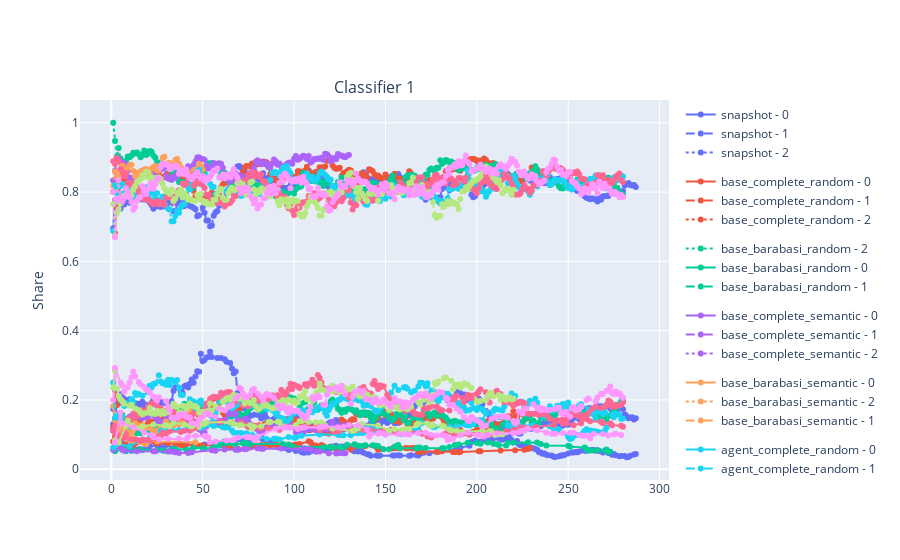

Notebook code cell kept with this figure:
### Code cell
RunEvaluation.compare_runs_content_over_time(runs=runs, classifiers=[davidson_classifier["classifier"]], running_average=True, window_size=15)

### Figure 1 — Plotly figure (JSON) as saved in the notebook; plotly's stock layout.template omitted (floating-point values rounded to 4 significant figures; data arrays with more than 128 entries replaced by an {"elided": "..."} marker saying what was removed)
{"data": [{"legendgroup": "snapshot", "line": {"color": "#636EFA", "dash": "solid"}, "marker": {"color": "#636EFA"}, "mode": "lines+markers", "name": "snapshot - 0", "showlegend": true, "type": "scatter", "x": {"elided": "161 int values"}, "xaxis": "x", "y": {"elided": "161 float values"}, "yaxis": "y"}, {"legendgroup": "snapshot", "line": {"color": "#636EFA", "dash": "dash"}, "marker": {"color": "#636EFA"}, "mode": "lines+markers", "name": "snapshot - 1", "showlegend": true, "type": "scatter", "x": {"elided": "268 int values"}, "xaxis": "x", "y": {"elided": "268 float values"}, "yaxis": "y"}, {"legendgroup": "snapshot", "line": {"color": "#636EFA", "dash": "dot"}, "marker": {"color": "#636EFA"}, "mode": "lines+markers", "name": "snapshot - 2", "showlegend": true, "type": "scatter", "x": {"elided": "286 int values"}, "xaxis": "x", "y": {"elided": "286 float values"}, "yaxis": "y"}, {"legendgroup": "base_complete_random", "line": {"color": "#EF553B", "dash": "solid"}, "marker": {"color": "#EF553B"}, "mode": "lines+markers", "name": "base_complete_random - 0", "showlegend": true, "type": "scatter", "x": [1, 2, 8, 11, 12, 17, 23, 24, 25, 31, 35, 36, 38, 40, 41, 45, 47, 50, 56, 60, 65, 69, 73, 76, 78, 79, 80, 82, 85, 87, 90, 92, 98, 100, 101, 102, 103, 108, 109, 110, 112, 115, 116, 120, 122, 123, 125, 131, 135, 138, 139, 145, 146, 148, 154, 155, 156, 158, 161, 162, 164, 165, 166, 168, 171, 178, 179, 181, 187, 188, 190, 191, 201, 202, 213, 221, 226, 228, 229], "xaxis": "x", "y": [0.12, 0.09125, 0.07093, 0.06709, 0.06544, 0.08017, 0.08062, 0.0779, 0.07429, 0.0752, 0.07341, 0.0725, 0.06949, 0.06691, 0.0727, 0.06841, 0.069, 0.06945, 0.07019, 0.06917, 0.06283, 0.05994, 0.05892, 0.06256, 0.06726, 0.06849, 0.06635, 0.06968, 0.07097, 0.06738, 0.07057, 0.06914, 0.06914, 0.07025, 0.07106, 0.07017, 0.07306, 0.08082, 0.07767, 0.07092, 0.06854, 0.0697, 0.06732, 0.06577, 0.06228, 0.05805, 0.05864, 0.05788, 0.06636, 0.0671, 0.06684, 0.06446, 0.05646, 0.05808, 0.06063, 0.06177, 0.06075, 0.06047, 0.06141, 0.06071, 0.06107, 0.05971, 0.06151, 0.0497, 0.05002, 0.04971, 0.05045, 0.05195, 0.05, 0.05, 0.0492, 0.04971, 0.05194, 0.05182, 0.05411, 0.05459, 0.05647, 0.0583, 0.0612], "yaxis": "y"}, {"legendgroup": "base_complete_random", "line": {"color": "#EF553B", "dash": "dash"}, "marker": {"color": "#EF553B"}, "mode": "lines+markers", "name": "base_complete_random - 1", "showlegend": true, "type": "scatter", "x": {"elided": "208 int values"}, "xaxis": "x", "y": {"elided": "208 float values"}, "yaxis": "y"}, {"legendgroup": "base_complete_random", "line": {"color": "#EF553B", "dash": "dot"}, "marker": {"color": "#EF553B"}, "mode": "lines+markers", "name": "base_complete_random - 2", "showlegend": true, "type": "scatter", "x": {"elided": "230 int values"}, "xaxis": "x", "y": {"elided": "230 float values"}, "yaxis": "y"}, {"legendgroup": "base_barabasi_random", "line": {"color": "#00CC96", "dash": "dot"}, "marker": {"color": "#00CC96"}, "mode": "lines+markers", "name": "base_barabasi_random - 2", "showlegend": true, "type": "scatter", "x": {"elided": "280 int values"}, "xaxis": "x", "y": {"elided": "280 float values"}, "yaxis": "y"}, {"legendgroup": "base_barabasi_random", "line": {"color": "#00CC96", "dash": "solid"}, "marker": {"color": "#00CC96"}, "mode": "lines+markers", "name": "base_barabasi_random - 0", "showlegend": true, "type": "scatter", "x": [2, 7, 8, 10, 13, 16, 25, 28, 29, 32, 33, 35, 41, 44, 45, 50, 51, 55, 56, 58, 59, 60, 62, 63, 66, 67, 68, 72, 73, 74, 76, 94, 97, 99, 115, 116, 119, 120, 122, 125, 127, 129, 133, 134, 135, 137, 139, 143, 144, 145, 146, 149, 152, 155, 156, 157, 158, 167, 168, 169, 172, 181, 182, 185, 188, 190, 195, 200, 202, 206, 209, 211, 212, 216, 217, 220, 228, 233, 235, 238, 250, 251, 259, 260, 261, 263, 266, 270, 271, 272, 273], "xaxis": "x", "y": [0.05263, 0.05757, 0.05227, 0.05843, 0.05415, 0.05703, 0.0551, 0.05389, 0.05319, 0.05204, 0.05741, 0.05818, 0.05645, 0.05689, 0.06198, 0.06049, 0.05871, 0.05963, 0.06403, 0.06897, 0.06754, 0.07575, 0.07539, 0.07499, 0.07524, 0.0745, 0.07273, 0.07511, 0.077, 0.07129, 0.0726, 0.07278, 0.07155, 0.06647, 0.06136, 0.06315, 0.06315, 0.06419, 0.06364, 0.06394, 0.06119, 0.07103, 0.07182, 0.06823, 0.06752, 0.06709, 0.06929, 0.0692, 0.06753, 0.06761, 0.06693, 0.05745, 0.05791, 0.06521, 0.067, 0.06975, 0.06076, 0.06054, 0.06251, 0.06195, 0.06161, 0.06036, 0.06076, 0.06433, 0.06979, 0.07169, 0.07613, 0.076, 0.0735, 0.07706, 0.07357, 0.07284, 0.07007, 0.06866, 0.07564, 0.07633, 0.07776, 0.0772, 0.07287, 0.06837, 0.06781, 0.06465, 0.06276, 0.05804, 0.05411, 0.05411, 0.05451, 0.05441, 0.05694, 0.05027, 0.05053], "yaxis": "y"}, {"legendgroup": "base_barabasi_random", "line": {"color": "#00CC96", "dash": "dash"}, "marker": {"color": "#00CC96"}, "mode": "lines+markers", "name": "base_barabasi_random - 1", "showlegend": true, "type": "scatter", "x": {"elided": "246 int values"}, "xaxis": "x", "y": {"elided": "246 float values"}, "yaxis": "y"}, {"legendgroup": "base_complete_semantic", "line": {"color": "#AB63FA", "dash": "solid"}, "marker": {"color": "#AB63FA"}, "mode": "lines+markers", "name": "base_complete_semantic - 0", "showlegend": true, "type": "scatter", "x": [1, 5, 6, 7, 14, 23, 24, 31, 33, 35, 37, 42, 44, 55, 57, 62, 68, 69, 70, 73, 74, 80, 82, 83, 93, 105, 106, 109, 112, 114, 119, 123, 125, 127, 128], "xaxis": "x", "y": [0.05556, 0.06349, 0.05566, 0.05311, 0.05158, 0.05175, 0.0523, 0.05144, 0.05128, 0.04872, 0.04713, 0.04667, 0.049, 0.05502, 0.05338, 0.05708, 0.05613, 0.05624, 0.05691, 0.05759, 0.05824, 0.0606, 0.05948, 0.05904, 0.05955, 0.05955, 0.05916, 0.05773, 0.0508, 0.05101, 0.04627, 0.04579, 0.04718, 0.04604, 0.04604], "yaxis": "y"}, {"legendgroup": "base_complete_semantic", "line": {"color": "#AB63FA", "dash": "dash"}, "marker": {"color": "#AB63FA"}, "mode": "lines+markers", "name": "base_complete_semantic - 1", "showlegend": true, "type": "scatter", "x": [1, 2, 3, 4, 5, 6, 8, 9, 10, 11, 12, 13, 14, 16, 17, 18, 19, 20, 21, 22, 23, 24, 25, 26, 27, 28, 29, 30, 31, 32, 33, 35, 36, 37, 38, 39, 40, 41, 43, 44, 45, 46, 48, 49, 50, 51, 52, 53, 54, 57, 58, 59, 60, 61, 62, 63, 64, 65, 66, 67, 68, 69, 70, 71, 72, 73, 74, 75, 76, 77, 79, 81, 82, 83, 85, 86, 87, 88, 89, 90, 91, 93, 94, 95, 96, 97, 98, 99, 100, 101, 102, 103, 105, 106, 107, 109, 112, 113, 114, 115, 116, 118, 119, 120, 121, 122, 124, 127, 128], "xaxis": "x", "y": [0.1111, 0.1111, 0.08995, 0.09246, 0.08825, 0.1002, 0.1079, 0.1291, 0.1518, 0.1539, 0.1581, 0.1532, 0.1519, 0.1476, 0.1477, 0.149, 0.1499, 0.1498, 0.1598, 0.1595, 0.1558, 0.153, 0.1431, 0.1375, 0.1378, 0.1286, 0.1298, 0.1474, 0.1504, 0.1522, 0.1501, 0.1469, 0.1483, 0.1358, 0.1344, 0.1357, 0.1367, 0.1414, 0.1353, 0.1338, 0.1379, 0.1325, 0.1153, 0.1126, 0.1061, 0.1065, 0.1236, 0.1313, 0.1322, 0.1353, 0.1343, 0.1403, 0.1365, 0.14, 0.1421, 0.1427, 0.1612, 0.1636, 0.1604, 0.1586, 0.1611, 0.1416, 0.1369, 0.1387, 0.138, 0.1454, 0.1436, 0.1371, 0.1301, 0.1217, 0.1166, 0.1068, 0.1007, 0.1062, 0.1223, 0.1261, 0.13, 0.13, 0.1278, 0.1312, 0.1331, 0.1272, 0.1275, 0.1249, 0.1271, 0.1271, 0.1271, 0.1251, 0.1213, 0.1068, 0.1113, 0.1094, 0.1041, 0.116, 0.115, 0.1168, 0.1121, 0.1183, 0.1161, 0.1125, 0.1197, 0.115, 0.114, 0.1281, 0.1372, 0.1226, 0.1249, 0.1279, 0.1187], "yaxis": "y"}, {"legendgroup": "base_complete_semantic", "line": {"color": "#AB63FA", "dash": "dot"}, "marker": {"color": "#AB63FA"}, "mode": "lines+markers", "name": "base_complete_semantic - 2", "showlegend": true, "type": "scatter", "x": {"elided": "130 int values"}, "xaxis": "x", "y": {"elided": "130 float values"}, "yaxis": "y"}, {"legendgroup": "base_barabasi_semantic", "line": {"color": "#FFA15A", "dash": "solid"}, "marker": {"color": "#FFA15A"}, "mode": "lines+markers", "name": "base_barabasi_semantic - 0", "showlegend": true, "type": "scatter", "x": [1, 2, 3, 4, 7, 8, 11, 12, 14, 16, 18, 19, 20, 25, 46], "xaxis": "x", "y": [0.1818, 0.1409, 0.1242, 0.1024, 0.09195, 0.08774, 0.08314, 0.08316, 0.08186, 0.07844, 0.07526, 0.07246, 0.08227, 0.07997, 0.07797], "yaxis": "y"}, {"legendgroup": "base_barabasi_semantic", "line": {"color": "#FFA15A", "dash": "dot"}, "marker": {"color": "#FFA15A"}, "mode": "lines+markers", "name": "base_barabasi_semantic - 2", "showlegend": true, "type": "scatter", "x": [1, 2, 3, 4, 5, 6, 7, 8, 9, 10, 11, 12, 13, 14, 15, 16, 17, 18, 19, 20, 21, 22, 23, 24, 25, 26, 27, 28, 29, 30, 31, 32, 33, 34, 35, 36, 37, 38, 39, 40, 41, 42, 43, 44, 45, 46, 47, 48, 49, 50], "xaxis": "x", "y": [0.8182, 0.8591, 0.8455, 0.8285, 0.8517, 0.8764, 0.8655, 0.8657, 0.87, 0.8774, 0.8785, 0.8608, 0.8459, 0.8467, 0.8569, 0.8595, 0.8567, 0.863, 0.8667, 0.8571, 0.854, 0.8674, 0.8721, 0.8754, 0.8624, 0.8624, 0.8758, 0.898, 0.902, 0.8811, 0.8832, 0.8837, 0.8717, 0.8789, 0.8922, 0.8953, 0.8819, 0.8713, 0.864, 0.8617, 0.8517, 0.8554, 0.848, 0.8536, 0.8629, 0.8637, 0.8672, 0.8816, 0.8745, 0.8654], "yaxis": "y"}, {"legendgroup": "base_barabasi_semantic", "line": {"color": "#FFA15A", "dash": "dash"}, "marker": {"color": "#FFA15A"}, "mode": "lines+markers", "name": "base_barabasi_semantic - 1", "showlegend": true, "type": "scatter", "x": [3, 4, 5, 7, 8, 9, 10, 11, 12, 13, 14, 16, 17, 18, 19, 21, 23, 24, 25, 26, 27, 29, 30, 31, 32, 33, 34, 37, 38, 39, 40, 41, 42, 43, 45, 46, 47, 48, 49, 50], "xaxis": "x", "y": [0.09091, 0.138, 0.1105, 0.1204, 0.1097, 0.1073, 0.09987, 0.09433, 0.1116, 0.1338, 0.1281, 0.1254, 0.1267, 0.1208, 0.1211, 0.118, 0.1099, 0.1092, 0.1125, 0.1155, 0.118, 0.1199, 0.137, 0.1277, 0.1146, 0.1276, 0.1252, 0.129, 0.1409, 0.1428, 0.1589, 0.1721, 0.1742, 0.1683, 0.1723, 0.1668, 0.1668, 0.1493, 0.153, 0.153], "yaxis": "y"}, {"legendgroup": "agent_complete_random", "line": {"color": "#19D3F3", "dash": "solid"}, "marker": {"color": "#19D3F3"}, "mode": "lines+markers", "name": "agent_complete_random - 0", "showlegend": true, "type": "scatter", "x": [1, 3, 10, 17, 21, 26, 27, 31, 32, 33, 37, 41, 43, 48, 49, 50, 51, 53, 56, 61, 64, 66, 67, 69, 71, 74, 77, 79, 80, 81, 85, 89, 90, 92, 97, 100, 101, 104, 114, 124, 125, 127, 131, 133, 135, 137, 138, 139, 141, 143, 144, 147, 152, 156, 158, 159, 160, 164, 165, 166, 168, 170, 176, 177, 185, 189, 194, 196, 198, 199, 201, 203, 205, 211, 212, 216, 217, 218, 220, 221, 223, 230, 231, 240, 242, 244, 245, 250, 251, 252, 253, 255, 258, 259, 260, 262, 264, 265, 266, 268, 270, 271], "xaxis": "x", "y": [0.0625, 0.07292, 0.06615, 0.08533, 0.09049, 0.09624, 0.1111, 0.118, 0.1123, 0.1136, 0.1134, 0.1178, 0.1227, 0.1191, 0.1195, 0.1274, 0.126, 0.1281, 0.1246, 0.1214, 0.1204, 0.1119, 0.1052, 0.1049, 0.1049, 0.1036, 0.09852, 0.09381, 0.0946, 0.09368, 0.08762, 0.08821, 0.08778, 0.08589, 0.09283, 0.09055, 0.09135, 0.09643, 0.1006, 0.09967, 0.09874, 0.0978, 0.0978, 0.1056, 0.1048, 0.1048, 0.1056, 0.1172, 0.1197, 0.1137, 0.113, 0.1119, 0.1098, 0.105, 0.1017, 0.1021, 0.1065, 0.1058, 0.1115, 0.1104, 0.1127, 0.1338, 0.1227, 0.1221, 0.1217, 0.1239, 0.1278, 0.1265, 0.1296, 0.1421, 0.1413, 0.1413, 0.1613, 0.1518, 0.15, 0.1477, 0.1266, 0.1247, 0.1226, 0.1226, 0.127, 0.1247, 0.1254, 0.1242, 0.1171, 0.1163, 0.1138, 0.09315, 0.08733, 0.08969, 0.09612, 0.0989, 0.1035, 0.1107, 0.1155, 0.1118, 0.1102, 0.1079, 0.1079, 0.1051, 0.1107, 0.1203], "yaxis": "y"}, {"legendgroup": "agent_complete_random", "line": {"color": "#19D3F3", "dash": "dash"}, "marker": {"color": "#19D3F3"}, "mode": "lines+markers", "name": "agent_complete_random - 1", "showlegend": true, "type": "scatter", "x": {"elided": "214 int values"}, "xaxis": "x", "y": {"elided": "214 float values"}, "yaxis": "y"}, {"legendgroup": "agent_complete_random", "line": {"color": "#19D3F3", "dash": "dot"}, "marker": {"color": "#19D3F3"}, "mode": "lines+markers", "name": "agent_complete_random - 2", "showlegend": true, "type": "scatter", "x": {"elided": "280 int values"}, "xaxis": "x", "y": {"elided": "280 float values"}, "yaxis": "y"}, {"legendgroup": "agent_barabasi_random", "line": {"color": "#FF6692", "dash": "solid"}, "marker": {"color": "#FF6692"}, "mode": "lines+markers", "name": "agent_barabasi_random - 0", "showlegend": true, "type": "scatter", "x": [1, 3, 4, 5, 6, 7, 10, 13, 14, 16, 17, 18, 20, 21, 22, 25, 26, 27, 28, 29, 30, 32, 38, 40, 43, 45, 47, 49, 60, 66, 71, 74, 80, 81, 82, 86, 92, 96, 105, 112, 114, 118, 122, 124, 125, 131, 134, 138, 141, 142, 149, 153, 155, 158, 159, 161, 169, 170, 173, 175, 182, 183, 187, 189, 196, 207, 211, 216, 220, 221, 224, 226, 232, 242, 243, 247, 249, 253, 257, 258, 260, 262, 268, 269, 273, 274, 279, 280], "xaxis": "x", "y": [0.1111, 0.08889, 0.09101, 0.09603, 0.09501, 0.09199, 0.08679, 0.08636, 0.08417, 0.082, 0.08591, 0.08365, 0.08421, 0.08469, 0.08857, 0.08722, 0.0949, 0.09596, 0.1052, 0.1031, 0.1035, 0.1093, 0.1073, 0.1112, 0.1109, 0.1174, 0.1195, 0.1335, 0.1369, 0.1335, 0.1341, 0.1261, 0.1248, 0.1192, 0.119, 0.1186, 0.113, 0.1228, 0.1219, 0.1235, 0.1124, 0.1197, 0.108, 0.1096, 0.1119, 0.1135, 0.1123, 0.1136, 0.1099, 0.1118, 0.1122, 0.1138, 0.1072, 0.1081, 0.1114, 0.1122, 0.1044, 0.1021, 0.0947, 0.09192, 0.1003, 0.1029, 0.1029, 0.1006, 0.09984, 0.09984, 0.1054, 0.1098, 0.1126, 0.114, 0.1207, 0.1207, 0.122, 0.1278, 0.1389, 0.1318, 0.1318, 0.1269, 0.1329, 0.1448, 0.1453, 0.1387, 0.1371, 0.1326, 0.1326, 0.1267, 0.1259, 0.1226], "yaxis": "y"}, {"legendgroup": "agent_barabasi_random", "line": {"color": "#FF6692", "dash": "dot"}, "marker": {"color": "#FF6692"}, "mode": "lines+markers", "name": "agent_barabasi_random - 2", "showlegend": true, "type": "scatter", "x": {"elided": "280 int values"}, "xaxis": "x", "y": {"elided": "280 float values"}, "yaxis": "y"}, {"legendgroup": "agent_barabasi_random", "line": {"color": "#FF6692", "dash": "dash"}, "marker": {"color": "#FF6692"}, "mode": "lines+markers", "name": "agent_barabasi_random - 1", "showlegend": true, "type": "scatter", "x": {"elided": "221 int values"}, "xaxis": "x", "y": {"elided": "221 float values"}, "yaxis": "y"}, {"legendgroup": "agent_complete_semantic", "line": {"color": "#B6E880", "dash": "dash"}, "marker": {"color": "#B6E880"}, "mode": "lines+markers", "name": "agent_complete_semantic - 1", "showlegend": true, "type": "scatter", "x": {"elided": "177 int values"}, "xaxis": "x", "y": {"elided": "177 float values"}, "yaxis": "y"}, {"legendgroup": "agent_complete_semantic", "line": {"color": "#B6E880", "dash": "dot"}, "marker": {"color": "#B6E880"}, "mode": "lines+markers", "name": "agent_complete_semantic - 2", "showlegend": true, "type": "scatter", "x": {"elided": "220 int values"}, "xaxis": "x", "y": {"elided": "220 float values"}, "yaxis": "y"}, {"legendgroup": "agent_complete_semantic", "line": {"color": "#B6E880", "dash": "solid"}, "marker": {"color": "#B6E880"}, "mode": "lines+markers", "name": "agent_complete_semantic - 0", "showlegend": true, "type": "scatter", "x": [2, 4, 8, 9, 11, 16, 17, 23, 29, 30, 32, 34, 40, 43, 44, 45, 47, 48, 50, 51, 52, 65, 67, 70, 71, 76, 77, 78, 82, 86, 87, 91, 92, 93, 94, 101, 103, 104, 105, 108, 112, 115, 116, 117, 121, 132, 133, 134, 135, 137, 146, 152, 155, 159, 161, 163, 167, 168, 173, 174, 175, 176, 181, 182, 185, 186, 189, 192, 203, 207, 208, 210, 211, 212, 214], "xaxis": "x", "y": [0.08333, 0.07738, 0.1257, 0.1397, 0.126, 0.1189, 0.1234, 0.1288, 0.1256, 0.1264, 0.124, 0.1345, 0.1292, 0.1255, 0.1232, 0.1298, 0.1317, 0.1224, 0.1303, 0.1311, 0.1351, 0.1362, 0.1306, 0.1271, 0.1278, 0.1266, 0.1166, 0.1233, 0.1242, 0.1364, 0.1364, 0.1371, 0.1363, 0.1246, 0.1235, 0.1273, 0.1385, 0.139, 0.1409, 0.1365, 0.1357, 0.1346, 0.1272, 0.1263, 0.1176, 0.1106, 0.1127, 0.1191, 0.1182, 0.1304, 0.1266, 0.111, 0.1161, 0.1138, 0.1161, 0.1158, 0.1284, 0.1321, 0.1321, 0.1271, 0.1264, 0.1264, 0.1255, 0.1232, 0.1149, 0.1128, 0.1112, 0.1075, 0.1113, 0.109, 0.1088, 0.0989, 0.101, 0.1007, 0.101], "yaxis": "y"}, {"legendgroup": "agent_barabasi_semantic", "line": {"color": "#FF97FF", "dash": "dash"}, "marker": {"color": "#FF97FF"}, "mode": "lines+markers", "name": "agent_barabasi_semantic - 1", "showlegend": true, "type": "scatter", "x": {"elided": "205 int values"}, "xaxis": "x", "y": {"elided": "205 float values"}, "yaxis": "y"}, {"legendgroup": "agent_barabasi_semantic", "line": {"color": "#FF97FF", "dash": "dot"}, "marker": {"color": "#FF97FF"}, "mode": "lines+markers", "name": "agent_barabasi_semantic - 2", "showlegend": true, "type": "scatter", "x": {"elided": "280 int values"}, "xaxis": "x", "y": {"elided": "280 float values"}, "yaxis": "y"}, {"legendgroup": "agent_barabasi_semantic", "line": {"color": "#FF97FF", "dash": "solid"}, "marker": {"color": "#FF97FF"}, "mode": "lines+markers", "name": "agent_barabasi_semantic - 0", "showlegend": true, "type": "scatter", "x": [2, 5, 6, 12, 18, 22, 23, 26, 31, 37, 41, 42, 46, 51, 52, 53, 54, 57, 63, 66, 67, 69, 74, 75, 76, 77, 78, 79, 80, 90, 94, 96, 98, 102, 104, 106, 114, 115, 117, 124, 127, 130, 135, 140, 141, 142, 146, 147, 149, 150, 157, 160, 162, 163, 168, 172, 175, 178, 181, 183, 184, 185, 187, 191, 195, 200, 202, 203, 204, 206, 211, 220, 223, 224, 225, 227, 228, 233, 238, 241, 243, 247, 251, 253, 256, 258, 259, 261, 262, 264, 269, 272, 275, 276, 279], "xaxis": "x", "y": [0.07692, 0.1635, 0.1328, 0.1204, 0.1059, 0.09863, 0.09206, 0.0868, 0.08827, 0.08853, 0.08748, 0.09408, 0.09646, 0.09606, 0.0941, 0.09231, 0.07897, 0.08027, 0.08305, 0.08358, 0.08547, 0.09149, 0.09328, 0.09217, 0.09217, 0.0918, 0.08625, 0.08398, 0.09458, 0.1168, 0.1201, 0.1205, 0.1196, 0.1164, 0.1201, 0.1214, 0.1202, 0.1218, 0.1236, 0.1211, 0.1219, 0.1274, 0.1269, 0.115, 0.0944, 0.1011, 0.1025, 0.1048, 0.1036, 0.09949, 0.1016, 0.1007, 0.1007, 0.09994, 0.1048, 0.1053, 0.09892, 0.09729, 0.09859, 0.09586, 0.08455, 0.08726, 0.08819, 0.09908, 0.1053, 0.09991, 0.09727, 0.09505, 0.09444, 0.09944, 0.1029, 0.1048, 0.1064, 0.1099, 0.1107, 0.1148, 0.1165, 0.1129, 0.1055, 0.1026, 0.1026, 0.1045, 0.1052, 0.1052, 0.09855, 0.09643, 0.09643, 0.09693, 0.08937, 0.1019, 0.1019, 0.09711, 0.1007, 0.1028, 0.09903], "yaxis": "y"}], "layout": {"annotations": [{"font": {"size": 16}, "showarrow": false, "text": "Classifier 1", "x": 0.5, "xanchor": "center", "xref": "paper", "y": 1, "yanchor": "bottom", "yref": "paper"}], "xaxis": {"anchor": "y", "domain": [0, 1]}, "yaxis": {"anchor": "x", "domain": [0, 1], "title": {"text": "Share"}}}}
